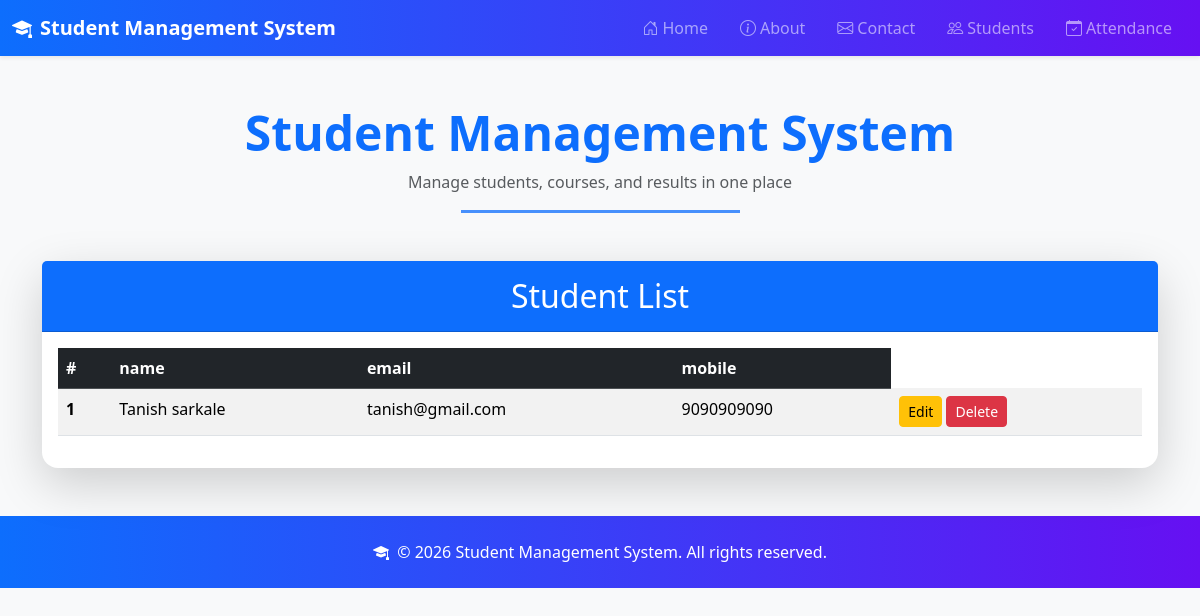
/studentList/, run on an earlier commit of the app's database.
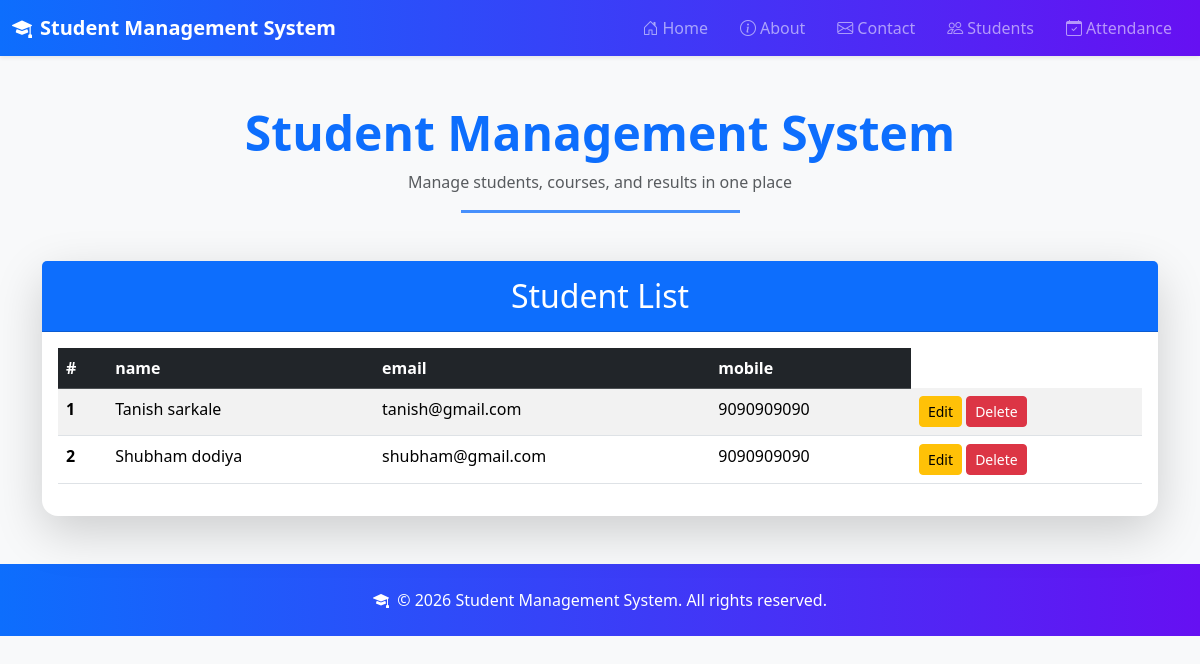
And on a later commit of the database.
### student/models.py (models this page shows, shortened)
class Student(models.Model):
    name = models.CharField(max_length=100)
    email = models.EmailField()
    mobile = models.CharField(max_length=15)

### student/views.py (the view)
# urls.py: path('studentList/', views.studentList, name='studentList'),
def studentList(request):
    students = Student.objects.all()
    return render(request, 'student_crud/list.html', {'students': students})

### student/Template/student_crud/list.html
{% extends 'base.html' %}
{% block content %}
<div class="card shadow-lg border-0 rounded-4">
    <div class="card-header bg-primary text-white text-center py-3">
        <h2 class="mb-0">Student List</h2>
    </div>
    <div class="card-body">
        <table class="table table-striped table-hover">
            <thead class="table-dark">
                <tr>
                    <th scope="col">#</th>
                    <th scope="col">name</th>
                    <th scope="col">email</th>
                    <th scope="col">mobile</th>
                </tr>
            </thead>
            <tbody>
                {% for student in students %}
                <tr>
                    <th scope="row">{{ forloop.counter }}</th>
                    <td>{{ student.name }}</td>
                    <td>{{ student.email }}</td>
                    <td>{{ student.mobile }}</td>
                    <td>
                        <a href="{% url 'student_edit' student.id %}" class="btn btn-sm btn-warning">Edit</a>
                        <a href="{% url 'student_delete' student.id %}" class="btn btn-sm btn-danger">Delete</a>
                    </td>
                </tr>
                {% endfor %}
            </tbody>
        </table>
    </div>
</div>
{% endblock %}

What changed in the data, as far as the page shows it:
added Student: name "Shubham dodiya", email "shubham@gmail.com", mobile "9090909090"
